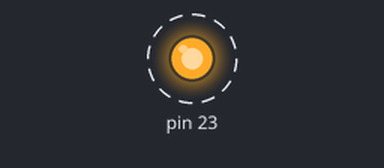
A sketch run on a simulated Arduino Uno, built with avr-gcc and run on an emulated ATmega328P. Shown: output pins drawn as LEDs (lit = HIGH). Dashed ring = blinking.

Above: at 0.5 s.
Timing chart, 0 to 4.6 s (numbered marks = the images above):
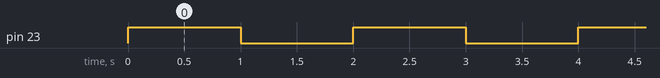

The sketch:

asm-inline-delay.ino
```cpp
/**
 * ASM Inline Delay
 *
 * To make the full blink sketch in asm,
 * I created a delay subroutine within assembly.
 *
 * This uses bytes and words with their respective
 * decrement opcodes DEC and SBIW.
 *
 * I also make use of the branch opcode BRNE which
 * checks the zero flag and jumps to the label until
 * the zero flag is set.
 *
 * Finally, I use CALL to invoke subroutines and JMP
 * to return to the beginning of the start loop.
 *
 * Author: Jazer Barclay
 */

// Setup Function (Runs once at the start)
void setup() {

  // Set the pin mode of digital pin 13 (PB7) to output
  asm volatile (
    "sbi 0x04,7 ; Set bit 7 in I/O register 4 (DDRB) \n"
  );

}

// Main Loop (Repeats forever)
void loop() {

  // Blinks the on-board LED on and off using an assembly implementation
  // of the delay function using registers 24-27
  asm volatile (

    // Assembly main loop
    "start%=:        sbi  0x05,7           ; Set bit 7 in I/O register 5 (DDRB) \n"
    "                call delay_1s%=       ; Delay for 1 second \n"
    "                cbi  0x05,7           ; Clear bit 7 in I/O register 5 (DDRB) \n"
    "                call delay_1s%=       ; Delay for 1 second \n"
    "                jmp start%=           ; Jump to start to loop \n "

    // 1 second delay method
    "delay_1s%=:     ldi  r24,10           ; Load 10 into register 24 \n"
    "delay_100ms%=:  ldi  r25,100          ; Load 100 into register 25 \n"
    "delay_1ms%=:    ldi  r27,4000 >> 8    ; Load high byte of value 4000 into reg 27 \n"
    "                ldi  r26,4000 & 255   ; Load low byte of value 4000 into reg 26 \n"
    "delay_ms%=:     sbiw r26,1            ; Decrement ms count (X-register r27:r26) \n"
    "                brne delay_ms%=       ; Loop to delay_ms while r26 > 0 \n"
    "                dec  r25              ; Decrement register 25 by 1 \n"
    "                brne delay_1ms%=      ; Loop to delay_1ms while r25 > 0 \n"
    "                dec  r24              ; Decrement register 24 by 1\n"
    "                brne delay_100ms%=    ; Loop to delay_100ms while r24 > 0 \n"
    "                ret                   ; Return from subroutine \n"

    // Clobber registers 22-27
    ::: "r24","r25","r26","r27"

  );

} // END OF LOOP (Returns to start of loop)
```

Measured:
- by itself, pin 23: alternates HIGH for 1.0 s and LOW for 1.0 s
